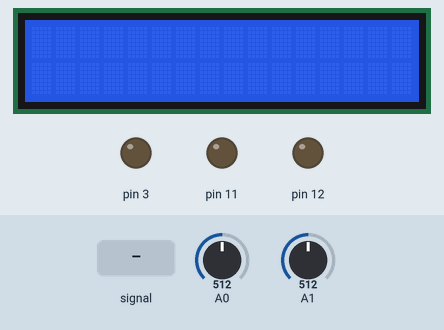
The sketch below on a simulated Arduino Uno, built with avr-gcc and run on an emulated ATmega328P. Parts: 16×2 character LCD, output pins drawn as LEDs (lit = HIGH). The inputs (shaded band) are chosen by the test bench; at power-on: A0 = 512, A1 = 512.

Above: at 1.2 s.
1.3 s: A0 set to 778
2.8 s: A0 set to 800
At 3.8 s:
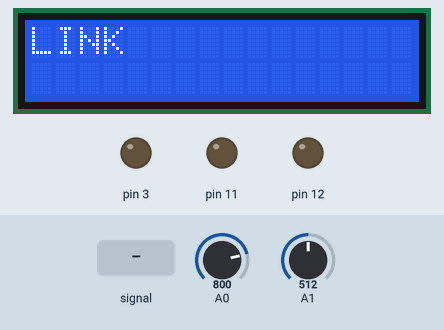
4.5 s: A0 fed a 200 Hz sine of ±81 counts around its level
At 5.03 s:
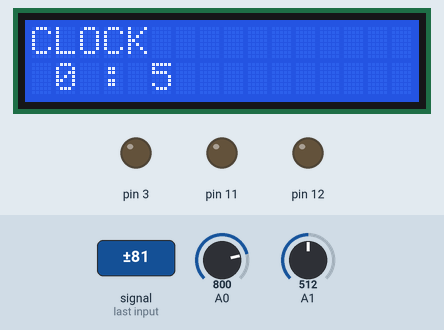
At 6.2 s:
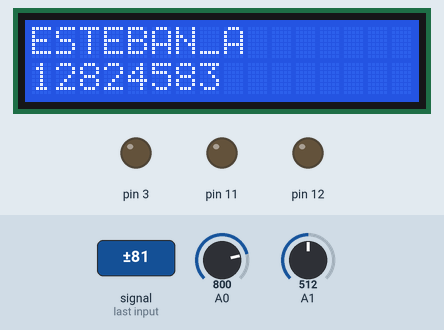
7.5 s: A0 set to 569
9.1 s: A0 set to 540
10.6 s: A0 fed a 2 Hz sine of ±306 counts around its level
At 15.7 s:
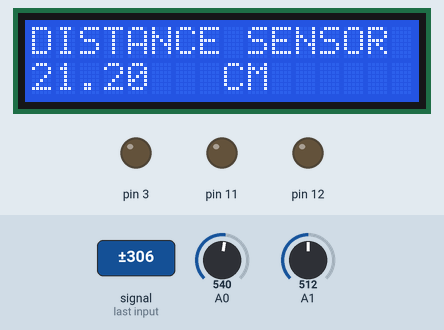
Timing chart, 0 to 17.9 s (numbered marks = the images above; inputs shaded):
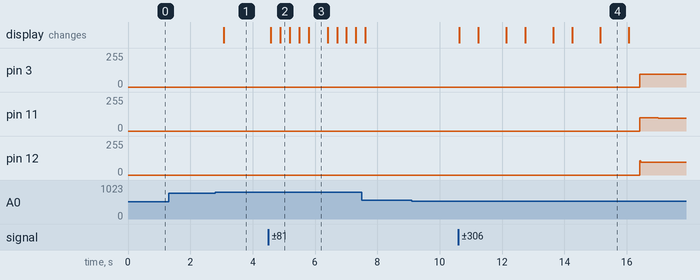

The sketch:

assigment_v_motor_v2.ino
```cpp
#include <avr/io.h>       //Include AVR library

#include <LiquidCrystal.h>
LiquidCrystal lcd(8, 9, 4, 5, 6, 7);

#define btnRIGHT  0
#define btnUP     1
#define btnDOWN   2
#define btnLEFT   3
#define btnSELECT 4
#define btnNONE   5

double sensor, inches, cm ;
int lcd_key;
volatile unsigned int  seconds;
volatile unsigned int minutes;
int mode=1;


int Steps = 0;      // Start at no steps in sequence
int Direction; //Defaults at clockwise
int stepsleft=4096; //<----Calculate the total number of steps per revolution
int x;

void setup() {
  // put your setup code here, to run once:
 lcd.begin(16, 2);              // start the library
  ADMUX |= (1 << REFS0);
  ADMUX &= ~(1 << REFS1);
  ADMUX &= ~(1 << ADLAR);
  ADCSRA |= (1 << ADEN) |  (1 << ADSC) | (1 << ADPS2) | (1 << ADPS1) | (1 << ADPS0);
  ADCSRA |= (1 << ADIE);

  //timer 1 setup
  cli();          // disable global interrupts
  TCCR1A = 0;     // set entire TCCR1A register to 0
  TCCR1B = 0;     // same for TCCR1B
  OCR1A = 15624;
  // turn on CTC mode:
  TCCR1B |= (1 << WGM12);
  // Set CS10 and CS12 bits for 1024 prescaler:
  TCCR1B |= (1 << CS10);
  TCCR1B |= (1 << CS12);
  // enable timer compare interrupt:
  TIMSK1 |= (1 << OCIE1A);
  sei();          // enable global interrupts

  ADCSRA |= (1 << ADSC);


  DDRB |=(1<DDB5)|(1<<DDB4)|(1<<DDB3);  //<-----Choose which pins to set as output for the motor, avoid using the digital pins the LCD uses.
  DDRD |=(1<<DDD3);
  TCCR0A &=~(1<<  COM0A1);
        TCCR0A &=~(1<<COM0A0);//<-------- Here, set control register A for the normal mode of operation.
        TCCR0B |=(1<<CS01)|(1<<CS00);//<-------- Here, set control register B for the prescaler values choose wisely to get 1ms.
        TCNT0=0; //Initial counter at 0

}
void update_clock() {
  seconds++;
  if (seconds == 60) {
    seconds = 0;
    minutes++;
    lcd.clear();
  }

}

int  read_LCD_buttons(){


   ADCSRA |=(1<<ADSC);      //<---- Start ADC conversion bit
  while(ADCSRA!=ADCSRA &~(1<<ADIF)) //<---- Create a condition that waits for ADC conversion interrupt flag
  ADCSRA &=~(1<<ADIF);


 // We make this the 1st option for speed reasons since itwill be the most likely result
  if ( lcd_key< 50) return btnRIGHT;   //These are your 10bit value thresholds 0-1023
  if ( lcd_key < 195) return btnUP;
  if ( lcd_key< 380) return btnDOWN;
  if ( lcd_key < 555) return btnLEFT;
  if ( lcd_key < 790){

         mode++;
         lcd.clear();
  return btnSELECT; }


  switch (mode){
  case 1:
   lcd.setCursor(0,0);
lcd.print("CLOCK");
lcd.setCursor(1,1);
lcd.print (minutes);
lcd.setCursor(3,1);
lcd.print(":");
lcd.setCursor(5,1);
lcd.print(seconds);
    break;

    case 2:
      lcd.setCursor (0, 0);
        lcd.print("ESTEBAN_A");
        lcd.setCursor(0, 1);
        lcd.print("12824583");
    break;


    case 3:
  lcd.setCursor(0,0);
         lcd.print("DISTANCE SENSOR");
        lcd.setCursor(8, 1);
        lcd.print("CM");
        lcd.setCursor(0, 1);
        lcd.print(cm);
    break;


    case 4:
    lcd.setCursor(0,0);
    lcd.print("CONTINUOUS");
    break;

    case 5:
    lcd.setCursor(0,0);
       lcd.print("STEP");
    break;


    case 6:
    lcd.setCursor(0,0);;
    lcd.print("LINK");
    break;

  }

  return  lcd_key;
}


int distance(){
   ADCSRA |=(1<<ADSC);      //<---- Start ADC conversion bit
  while(ADCSRA!=ADCSRA &~(1<<ADIF)) //<---- Create a condition that waits for ADC conversion interrupt flag
  ADCSRA &=~(1<<ADIF);
  inches = 4192.936 * pow(sensor, -0.935) - 3.937;
  cm = 10650.08 * pow(sensor, -0.935) - 10;
  delay(300);

  return sensor;
}

void SetDirection(){


      if(Direction==x)
      {
        Steps++;
      }
      else
      {
        Steps--;
      }
      if(Steps>7){
        Steps=0;
      }
      if(Steps<0)
      {
        Steps=7;
      }
}


void stepper(){


      switch(Steps)     // This switch case will handle the digital pins to toggle for each step, refer to the step sequence table for pin values.
      {                 // Make sure you are toggling the correct pins
       case 0:
                      //<----- Insert Digital Pin allocations for steps 1-7 Remember do not set the whole byte because the LCD uses certain digital pins.
        PORTB |=(1<<PORTB5);
        PORTD &=~(1<<PORTD3);
        PORTB &=~(1<<PORTB3);
        PORTB &=~(1<<PORTB4);
         //delay(1);

         break;
     case 1:
     PORTB  |=(1<<PORTB5);
     PORTB  |=(1<<PORTB4);
     PORTD &=~(1<<PORTD3);
     PORTB &=~(1<<PORTB3);
    //delay(1);
         break;
         case 2:
    PORTB |=(1<<PORTB4);
    PORTD &=~(1<<PORTD3);
    PORTB &=~(1<<PORTB3);
     PORTB &=~(1<<PORTB5);
       //delay(1);
         break;
         case 3:
     PORTB |=(1<<PORTB4);
     PORTB |=(1<<PORTB3);
     PORTD &=~(1<<PORTD3);
     PORTB &=~(1<<PORTB5);
       //delay(1);
         break;
         case 4:
        PORTB |=(1<<PORTB3);
        PORTD &=~(1<<PORTD3);
        PORTB &=~(1<<PORTB4);
        PORTB &=~(1<<PORTB5);
     //delay(1);
         break;
         case 5:
      PORTB |=(1<<PORTB3);
      PORTD |=(1<<PORTD3);
      PORTB &=~(1<<PORTB4);
      PORTB &=~(1<<PORTB5);
          // delay(1);
         break;
           case 6:
      PORTD |=(1<<PORTD3);
      PORTB &=~(1<<PORTB3);
      PORTB &=~(1<<PORTB4);
      PORTB &=~(1<<PORTB5);
        //delay(1);
         break;
         case 7:
      PORTD |=(1<<PORTD3);
      PORTB &=~(1<<PORTB3);
      PORTB &=~(1<<PORTB4);
      PORTB |=(1<<PORTB5);
         //delay(1);
         break;
         default:


       PORTD &=~(1<<PORTD3);
       PORTB &=~(1<<PORTB3);
       PORTB &=~(1<<PORTB4);
       PORTB &=~(1<<PORTB5);//<----Default pins select are off
         break;
      }
    SetDirection();

}

int continous(){
  if (  mode ==4 && lcd_key<555){
  x=1;
  while(stepsleft>0){


      if (TCNT0>=250)    //<--- Decide Timer counter value to step at, goal is 1ms
    {
      stepper();         //<--- Step a certain amount
      stepsleft--;        //<--- Decrease Step count
      TCNT0=0;
    }

  //Direction=!Direction; // Reverse Direction
 //stepsleft=4096;     //<---- Reset to initial value
}
 }
  if (mode ==4 && lcd_key<50){
  x=0;
  while(stepsleft>0){


      if (TCNT0>=250)    //<--- Decide Timer counter value to step at, goal is 1ms
    {
      stepper();         //<--- Step a certain amount
      stepsleft--;        //<--- Decrease Step count
      TCNT0=0;
    }

  // // Reverse Direction
 //stepsleft=4096;     //<---- Reset to initial value
}


  return x;
}

}


void loop() {
  // put your main code here, to run repeatedly:


if ( mode==7){
  mode=1;
}
 read_LCD_buttons();
    distance();
  continous();


 ADCSRA |= (1 << ADSC);   //<---- Start ADC conversion bit
  while (ADCSRA != ADCSRA & ~(1 << ADIF)) //<---- Create a condition that waits for ADC conversion interrupt flag
    ADCSRA &= ~(1 << ADIF);


}


ISR(TIMER1_COMPA_vect) {
  update_clock();

}


ISR(ADC_vect) {
  uint16_t result = ADC;
  switch (ADMUX & 0x0F) { //Here we are only looking at the last for bits by setting the first for bits to 0 (just for the switch statement the bits in ADMUX don't actually change)

    case 0: //Don't need the C0 --> only 0 as we cleared the first 4 bits ^^
      lcd_key =result;
      ADMUX |= (1 << MUX0); //just change the last bit to change the channel

      break;


    case 1 :


      sensor=result;
      ADMUX &= ~(1 << MUX0);
      break;

    default:


      break;
  }


  ADCSRA |= (1 << ADSC);

}
```

Measured:
- the behaviour switches between 789 and 790 on A0 (found by bisection; images 0 and 1)
- after the input at 1.3 s, every drawn part: stays the same
- after the input at 2.8 s, the display: changes after 0.28 s (image 1)
- after the input at 4.5 s, the display: first changes after 0.09 s (image 2 shows a later state)
- after the input at 9.1 s, every drawn part: stays the same
- after the input at 10.6 s, pin 3, pin 12: 0/255 → 96/255 after 5.8 s; pin 11: 0/255 → 101/255 after 5.8 s, → 95/255 0.60 s later; the display: changes at once (image 4)
- what the display in image 3 shows lasts 0.6 s, from 5.8 s to 6.4 s
